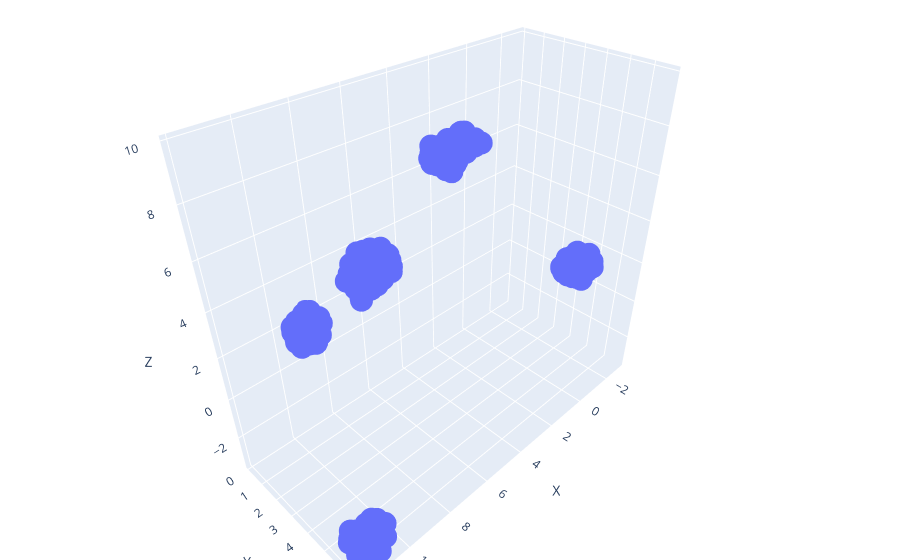

Notebook source saved alongside this figure:
### Code cell
import umap.umap_ as umap
n_components=3
intersection=False
df2 = df.copy()
numerical = df2.select_dtypes(exclude='object')
for c in numerical.columns:
    numerical[c] = (numerical[c] - numerical[c].mean())/numerical[c].std(ddof=0)
    
##preprocessing categorical
categorical = df2.select_dtypes(include='object')
categorical = pd.get_dummies(categorical)
#Embedding numerical & categorical
fit1 = umap.UMAP(#random_state=12,
                #n_neighbors=2,
                n_components=n_components).fit(numerical)
fit2 = umap.UMAP(metric='dice', 
                #n_neighbors=250,
                n_components=n_components).fit(categorical)
# intersection will resemble the numerical embedding more.
if intersection:
    embedding = fit1 * fit2

# union will resemble the categorical embedding more.
else:

    embedding = fit1 + fit2


um = pd.DataFrame(embedding.embedding_) # Each points' UMAP coordinate 

# Actual Plotting
um.columns = ['X','Y','Z']
#um['cluster'] = df['cluster'].astype(str)
fig = px.scatter_3d(um, 
                x='X',y='Y',z='Z')
fig.update_layout(showlegend=False)
fig.update_layout(margin=dict(l=0, r=0, b=0, t=0))
fig.show()

### Figure 1 — Plotly figure (JSON) as saved in the notebook; plotly's stock layout.template omitted (floating-point values rounded to 4 significant figures; data arrays with more than 128 entries replaced by an {"elided": "..."} marker saying what was removed)
{"data": [{"hovertemplate": "X=%{x}<br>Y=%{y}<br>Z=%{z}<extra></extra>", "legendgroup": "", "marker": {"color": "#636efa", "symbol": "circle"}, "mode": "markers", "name": "", "scene": "scene", "showlegend": false, "type": "scatter3d", "x": {"elided": "250 float values"}, "y": {"elided": "250 float values"}, "z": {"elided": "250 float values"}}], "layout": {"legend": {"tracegroupgap": 0}, "margin": {"b": 0, "l": 0, "r": 0, "t": 0}, "scene": {"domain": {"x": [0, 1], "y": [0, 1]}, "xaxis": {"title": {"text": "X"}}, "yaxis": {"title": {"text": "Y"}}, "zaxis": {"title": {"text": "Z"}}}, "showlegend": false}}
